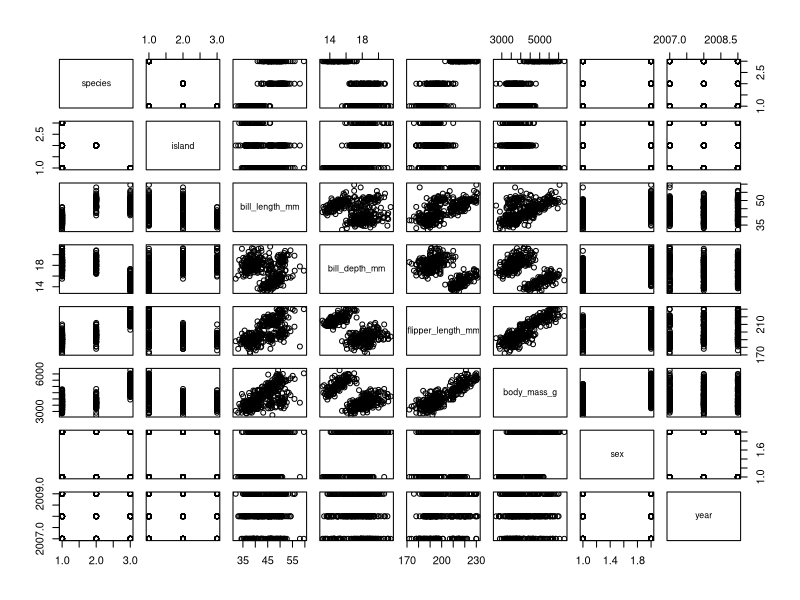
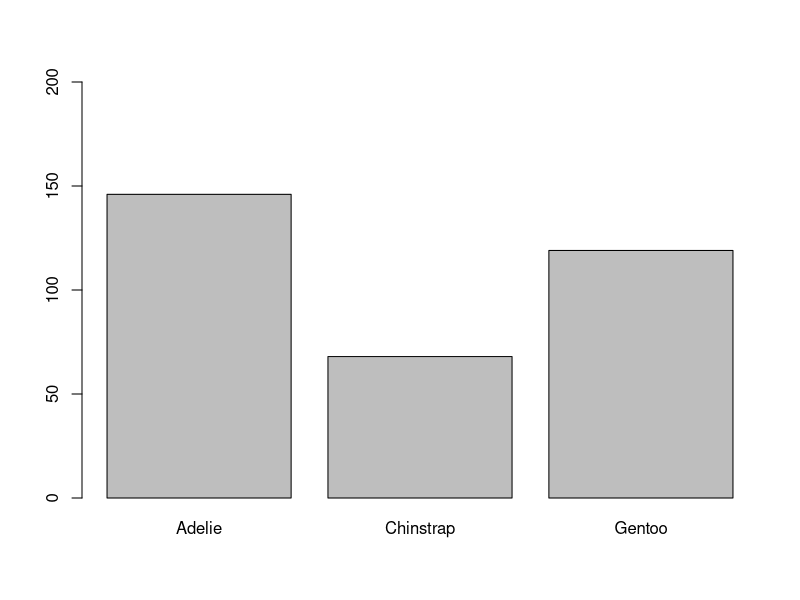
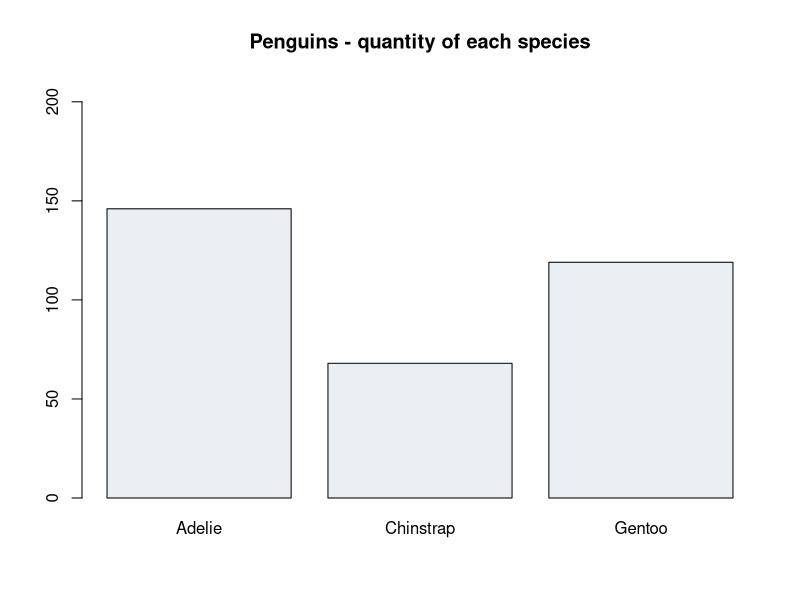
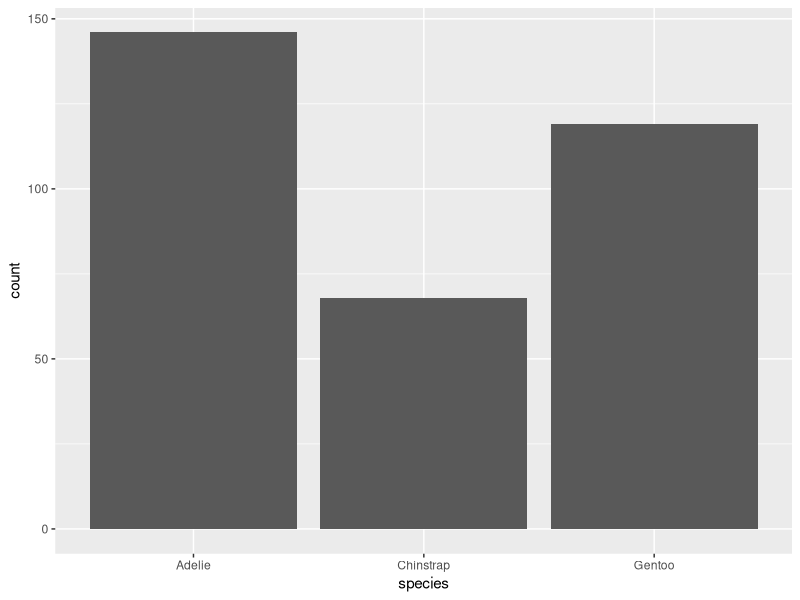
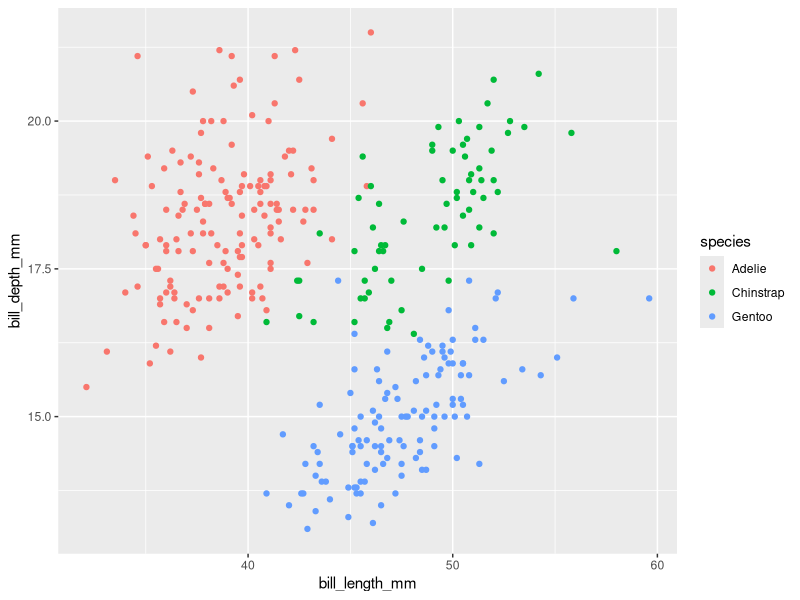
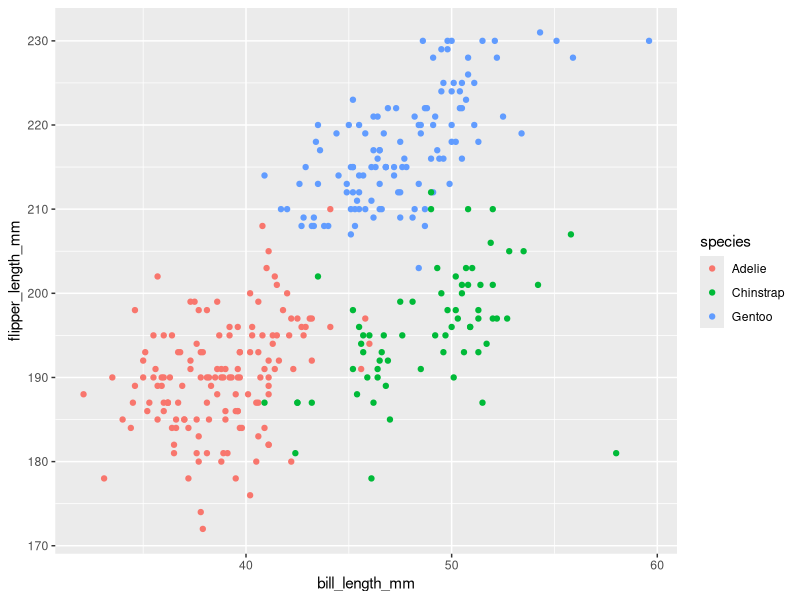
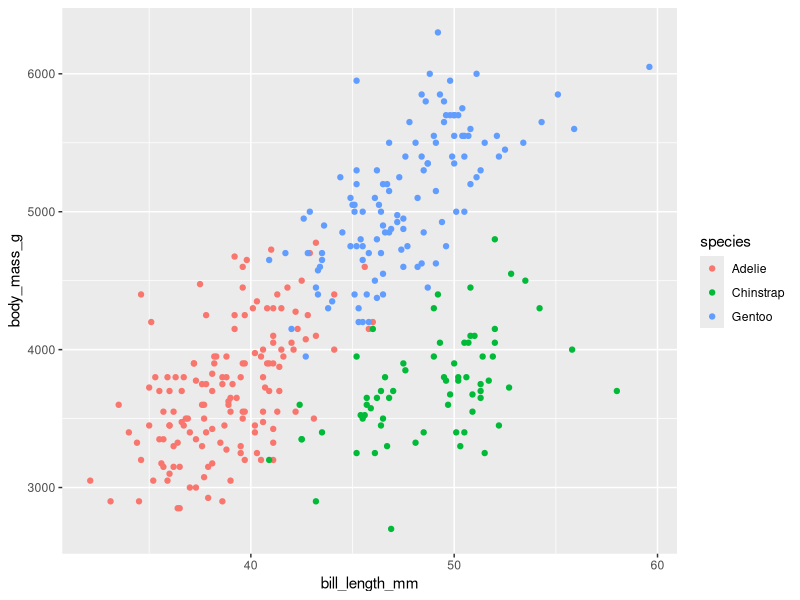
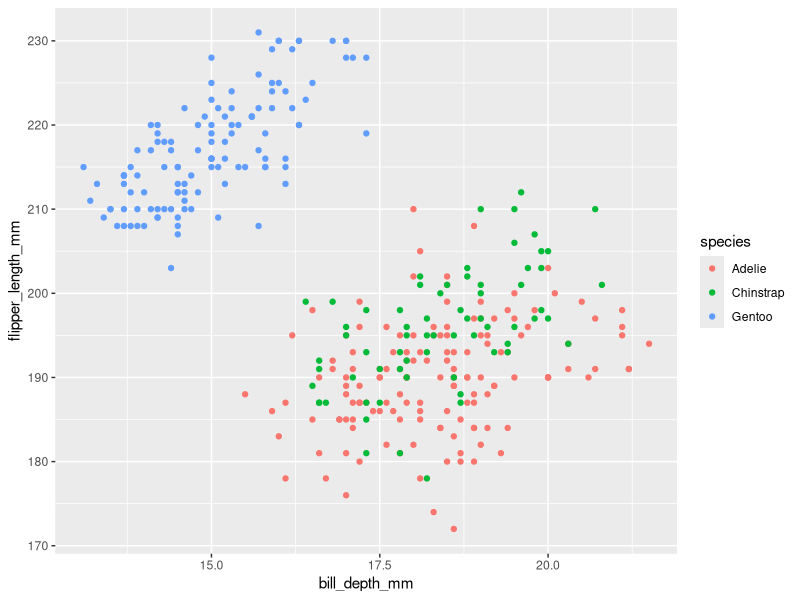

The R source for these figures, in order:

#check the penguin data und create simple descriptive statistics

# based on https://www.r-bloggers.com/penguins-dataset-overview-iris-alternative-in-r/

library(palmerpenguins)
library(tidyverse)

str(penguins) # glimpse(penguins) 
#the dataset consists of 344 observations and 7 variables.
#bill length and depth, flipper length and body mass are quantitative = factors


penguins_clean <- penguins[complete.cases(penguins),]


plot(penguins_clean)
#create plots for all variables; not that intuitive, but might be good for a first small look at the data



#for factors it makes sense to count and show a histogram
#show a bar plot about how many species etc there are

barplot(table(penguins_clean$species), ylim = c(0,200)) 

#a nice barplot containing the number of each species
barplot(table(penguins_clean$species),  main = "Penguins - quantity of each species",
        ylim = c(0,210), 
        col=rgb(0.2,0.4,0.6,0.1)
#        col = "white")
)

#barplot with ggplot
ggplot(data = penguins_clean, aes( x = species)) + 
  geom_bar()


#graphs on the distribution based on quantitative variable

ggplot(penguins_clean, aes(bill_length_mm, bill_depth_mm, color = species)) + geom_point()
ggplot(penguins_clean, aes(bill_length_mm, flipper_length_mm, color = species)) + geom_point()
ggplot(penguins_clean, aes(bill_length_mm, body_mass_g, color = species)) + geom_point()

ggplot(penguins_clean, aes(bill_depth_mm, flipper_length_mm, color = species)) + geom_point()
ggplot(penguins_clean, aes(bill_depth_mm, body_mass_g, color = species)) + geom_point()

ggplot(penguins_clean, aes(flipper_length_mm, body_mass_g, color = species)) + geom_point()

#bill length and bill depth seem to be a good indicator for different species



### using kmeans based on https://www.r-bloggers.com/k-means-clustering-in-r/
set.seed(20)

#We know that there are three species of penguins, therefore kmeans should create 3 clusters
#nstart tells R to try 20 different starting positions and use the one with the lowest within cluster variation
penguinsCluster <- kmeans(penguins_clean[, c("bill_length_mm","bill_depth_mm")], 3, nstart = 20)

penguinsCluster$cluster
table(penguinsCluster$cluster)
penguins_clean$cluster <- as.factor(penguinsCluster$cluster)

table(penguins_clean$species, penguins_clean$cluster)


#show result: size of points and color of points
ggplot(penguins_clean, aes(bill_length_mm, bill_depth_mm, color = species)) + geom_point()
ggplot(penguins_clean, aes(bill_length_mm, bill_depth_mm, color = cluster)) + geom_point()

ggplot(penguins_clean, aes(bill_length_mm, bill_depth_mm, 
                           color = species, shape = cluster)) + geom_point(size = 4) +
  ggtitle("Penguins by actual species and kmeans clustering") +                #insert title
  theme(plot.title = element_text(hjust = 0.5))     #center ggplot title


#kmeans for three quantitative variables
penguinsCluster3 <- kmeans(penguins_clean[, c("bill_length_mm","bill_depth_mm", "flipper_length_mm")], 3, nstart = 20)
penguins_clean$cluster3 <- as.factor(penguinsCluster3$cluster)
table(penguins_clean$species, penguins_clean$cluster3)


#kmeans for the four quantitative variables
penguinsCluster4 <- kmeans(penguins_clean[, c("bill_length_mm","bill_depth_mm", "flipper_length_mm", "body_mass_g")], 3, nstart = 20)
penguins_clean$cluster4 <- as.factor(penguinsCluster4$cluster)
table(penguins_clean$species, penguins_clean$cluster4)

ggplot(penguins_clean, aes(bill_length_mm, bill_depth_mm, 
                           color = species, shape = cluster4)) + geom_point(size = 4) +
  ggtitle("Penguins by actual species and kmeans clustering") +                #insert title
  theme(plot.title = element_text(hjust = 0.5))     #center ggplot title



#3d plot with shiny; using penguin data 3 vriables and color (species) and shape (cluster)
penguins_clean$species 
penguins_clean$bill_length_mm
penguins_clean$bill_depth_mm
penguins_clean$flipper_length_mm
penguins_clean$cluster3






#to do: barplot change size of bars (smaller)
#to do: PCA or similar to see wether body mass is a good indicator for species
     